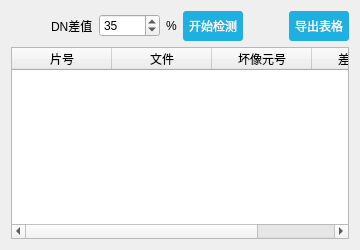
       <widget class="QWidget" name="page_0">
        <layout class="QVBoxLayout" name="verticalLayout_7">
         <item>
          <layout class="QVBoxLayout" name="verticalLayout_2">
           <item>
            <layout class="QHBoxLayout" name="horizontalLayout_2">
             <item>
              <spacer name="horizontalSpacer_3">
               <property name="orientation">
                <enum>Qt::Horizontal</enum>
               </property>
               <property name="sizeHint" stdset="0">
                <size>
                 <width>40</width>
                 <height>20</height>
                </size>
               </property>
              </spacer>
             </item>
             <item>
              <widget class="QLabel" name="label_65">
               <property name="text">
                <string>DN差值</string>
               </property>
              </widget>
             </item>
             <item>
              <widget class="QSpinBox" name="DNspinBox">
               <property name="minimumSize">
                <size>
                 <width>0</width>
                 <height>0</height>
                </size>
               </property>
               <property name="maximum">
                <number>10000</number>
               </property>
               <property name="value">
                <number>35</number>
               </property>
              </widget>
             </item>
             <item>
              <widget class="QLabel" name="label_66">
               <property name="text">
                <string>%</string>
               </property>
              </widget>
             </item>
             <item>
              <widget class="QPushButton" name="btn_badPoint">
               <property name="sizePolicy">
                <sizepolicy hsizetype="Minimum" vsizetype="Fixed">
                 <horstretch>0</horstretch>
                 <verstretch>0</verstretch>
                </sizepolicy>
               </property>
               <property name="styleSheet">
                <string notr="true">QPushButton{
	background-color: #1DB0E0;
;	border-radius: 3px;
 	border: 2px;
	padding:6px;
	color:white;
}
QPushButton:hover{
	background-color:#2ECBFF; 
	color: white;
}
</string>
               </property>
               <property name="text">
                <string>开始检测</string>
               </property>
               <property name="iconSize">
                <size>
                 <width>0</width>
                 <height>0</height>
                </size>
               </property>
               <property name="checkable">
                <bool>false</bool>
               </property>
               <property name="default">
                <bool>true</bool>
               </property>
               <property name="flat">
                <bool>false</bool>
               </property>
              </widget>
             </item>
             <item>
              <spacer name="horizontalSpacer_4">
               <property name="orientation">
                <enum>Qt::Horizontal</enum>
               </property>
               <property name="sizeHint" stdset="0">
                <size>
                 <width>40</width>
                 <height>20</height>
                </size>
               </property>
              </spacer>
             </item>
             <item>
              <widget class="QPushButton" name="pushButton">
               <property name="styleSheet">
                <string notr="true">QPushButton{
	background-color: #1DB0E0;
;	border-radius: 3px;
 	border: 2px;
	padding:6px;
	color:white;
}
QPushButton:hover{
	background-color:#2ECBFF; 
	color: white;
}
</string>
               </property>
               <property name="text">
                <string>导出表格</string>
               </property>
              </widget>
             </item>
            </layout>
           </item>
           <item>
            <widget class="QTableWidget" name="badPointTableWidget">
             <property name="styleSheet">
              <string notr="true"/>
             </property>
             <property name="editTriggers">
              <set>QAbstractItemView::NoEditTriggers</set>
             </property>
             <property name="selectionMode">
              <enum>QAbstractItemView::SingleSelection</enum>
             </property>
             <property name="selectionBehavior">
              <enum>QAbstractItemView::SelectRows</enum>
             </property>
             <column>
              <property name="text">
               <string>片号</string>
              </property>
             </column>
             <column>
              <property name="text">
               <string>文件</string>
              </property>
             </column>
             <column>
              <property name="text">
               <string>坏像元号</string>
              </property>
             </column>
             <column>
              <property name="text">
               <string>差值信息</string>
              </property>
             </column>
            </widget>
           </item>
          </layout>
         </item>
        </layout>
       </widget>
